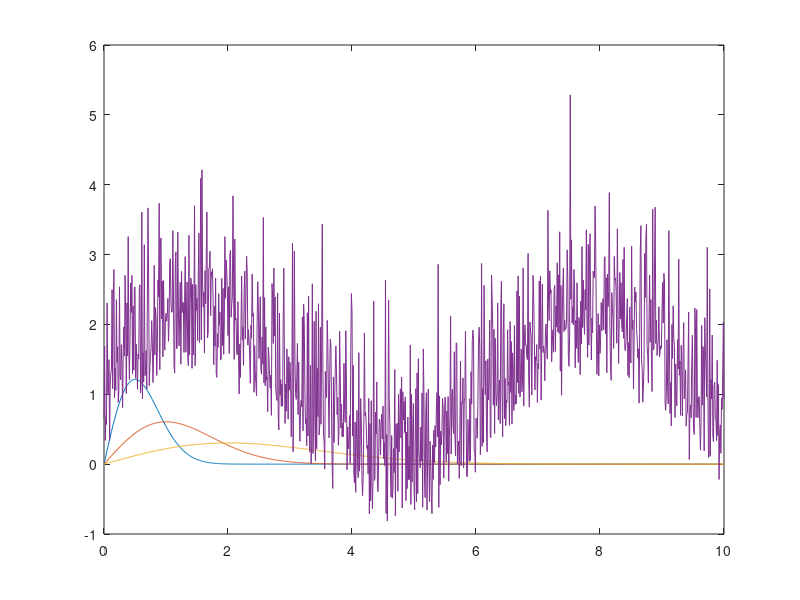

This chart was generated by the following MATLAB code:
%% ==========================================================================
x = [0:0.01:10];
    p1 = raylpdf(x,0.5);
    p2 = raylpdf(x,1);
    p3 = raylpdf(x,2);
    plot(x,p1,x,p2,x,p3);
%%
%rayleigh distrubution simulate
 
pd=makedist('Rayleigh');

hold on;
 for x1 = 1: 1001;
    y(x1)=random(pd); 
 end

% plot(x, sin(x));
% plot(x,y);
 plot(x,y+sin(x));
hold off;


